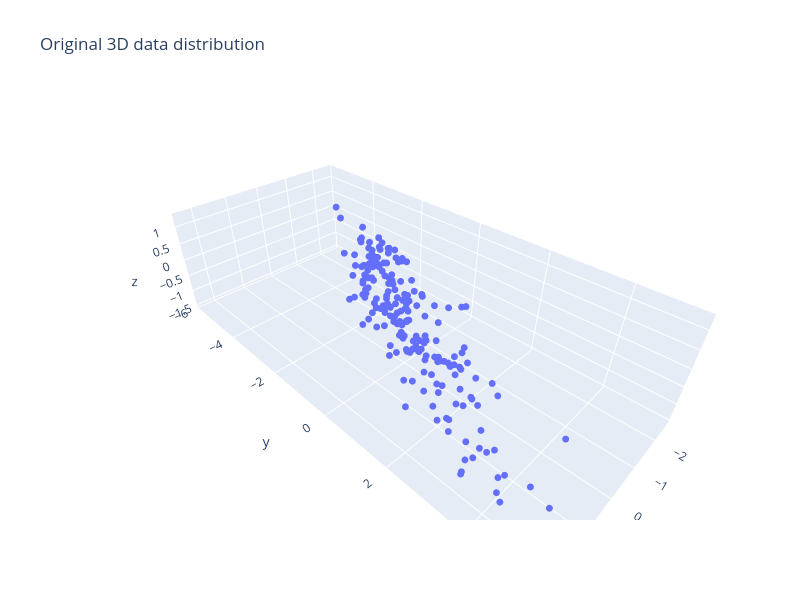

Notebook cell for this chart:
### Code cell
fig = px.scatter_3d(df, x='x', y='y', z='z', title='Original 3D data distribution', width=800, height=600)
fig.update_traces(marker=dict(size=4))
fig.show()

### Figure 1 — Plotly figure (JSON) as saved in the notebook; plotly's stock layout.template omitted (floating-point values rounded to 4 significant figures; data arrays with more than 128 entries replaced by an {"elided": "..."} marker saying what was removed)
{"data": [{"hovertemplate": "x=%{x}<br>y=%{y}<br>z=%{z}<extra></extra>", "legendgroup": "", "marker": {"color": "#636efa", "size": 4, "symbol": "circle"}, "mode": "markers", "name": "", "scene": "scene", "showlegend": false, "type": "scatter3d", "x": {"elided": "200 float values"}, "y": {"elided": "200 float values"}, "z": {"elided": "200 float values"}}], "layout": {"height": 600, "legend": {"tracegroupgap": 0}, "scene": {"domain": {"x": [0, 1], "y": [0, 1]}, "xaxis": {"title": {"text": "x"}}, "yaxis": {"title": {"text": "y"}}, "zaxis": {"title": {"text": "z"}}}, "title": {"text": "Original 3D data distribution"}, "width": 800}}
